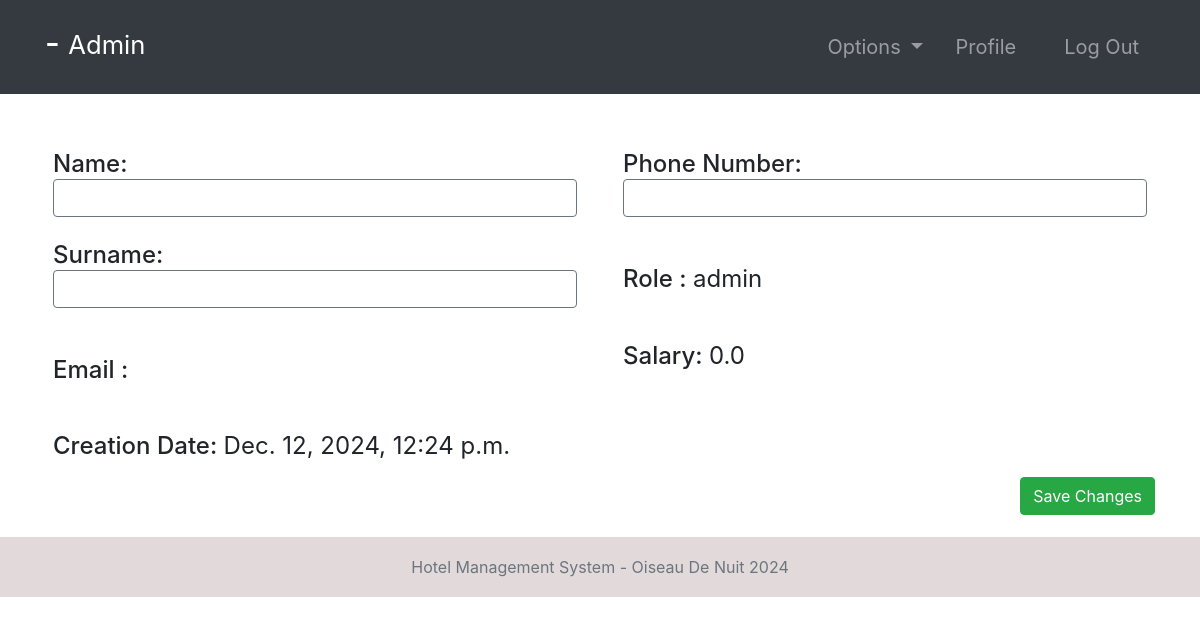
The app's page /employee-profile/1/ (signed in) with its own data.
### accounts/models.py (models this page shows, shortened)
class Employee(models.Model):
    user = models.OneToOneField(User, null=True, on_delete=models.CASCADE)
    phoneNumber = PhoneNumberField(unique=True)
    salary = models.FloatField()

### accounts/views.py (the view, shortened to what this page needs)
# urls.py: path('employee-profile/<str:pk>/', employee_details, name="employee-profile"),
@login_required(login_url='login')
def employee_details(request, pk):
    role = str(request.user.groups.all()[0])
    path = role + "/"
    tempUser = User.objects.get(id=pk)
    employee = Employee.objects.get(user=tempUser)
    tasks = Task.objects.filter(employee=employee)
    context = {
        "role": role,
        "employee": employee,
        "tasks": tasks
    }
    return render(request, path + "employee-profile.html", context)

### templates/admin/employee-profile.html
{% extends '../index.html' %}
{% block context %}
{% include '../common_pages/employee-profile.html' %}
{% endblock %}

### templates/incs/nav.html (shortened to what this page needs)
<nav class="navbar navbar-dark bg-dark navbar-expand-lg py-3 " role="navigation">
    <div class="container">
        <a href="" class="navbar-brand">
            <h2 class="text-capitalize">
                {{ request.user.first_name }} {{ request.user.last_name }} -
                <small>
                    {{ role }}
                </small>
            </h2>
        </a>
        <div class="collapse navbar-collapse" id="navbarTags">
            <ul class="navbar-nav ml-auto">
                <li class="nav-item dropdown p-2">
                    <a class="nav-link dropdown-toggle" href="#" id="navbarDropdown" role="button"
                        data-toggle="dropdown" aria-haspopup="true" aria-expanded="false">
                        Options
                    </a>
                </li>
                <li class="nav-item mr-3 p-2">
                    {% if role == 'staff' or role == 'receptionist' or role == 'admin' or role == 'manager' %}
                    <a href="{% url 'employee-profile' user.id %}" class="nav-link">Profile</a>
                    {% endif %}
                </li>
                <li class="nav-item p-2 ">
                    <a href="{% url 'logout' %}" class="nav-link">Log Out</a>
                </li>
            </ul>
        </div>
    </div>
</nav>

### templates/common_pages/employee-profile.html (shortened to what this page needs)
<div class="container">
    <form action="" method="POST">
        <div class="row mt-5 clearfix">
            <div class="col-6">
                <div class="p-2 h4">
                    <span>Name:</span>
                    {% if employee.user.id != request.user.id %}
                    <span class="font-weight-normal">{{employee.user.first_name}} </span>
                    {% else %}
                    <input type="text" class="form-control border border-secondary" id="id_first_name"
                        value="{{employee.user.first_name}}" name="first_name">
                    {% endif %}
                </div>
                <div class="p-2 h4">
                    <span>Surname:</span>
                    {% if employee.user.id != request.user.id %}
                    <span class="font-weight-normal"> {{employee.user.last_name}}</span>
                    {% else %}
                    <input type="text" class="form-control border border-secondary" id="id_last_name"
                        value="{{employee.user.last_name}}" name="last_name">
                    {% endif %}
                </div>
                <br>
                <div class="p-2 h4">
                    <span>Email :</span>
                </div>
                <br>
                <div class="p-2 h4">
                    <span>Creation Date:</span>
                    <span class="font-weight-normal">{{employee.user.date_joined}}</span>
                </div>
            </div>
            <div class="col-6">
                <div class="p-2 h4">
                    <span>Phone Number: </span>
                    {% if employee.user.id != request.user.id %}
                    <span class="font-weight-normal">{{employee.phoneNumber}}</span>
                    {% else %}
                    <input type="text" class="form-control border border-secondary" id="id_phoneNumber"
                        value="{{employee.phoneNumber}}" name="phoneNumber">
                    {% endif %}
                </div>
                <br>
                <div class="p-2 h4">
                    <span>Role :</span>
                    <span class="font-weight-normal">{{employee.user.groups.first}}</span>
                </div>
                <br>
                <div class="p-2 h4">
                    <span>Salary:</span>
                    <span class="font-weight-normal">{{employee.salary}}</span>
                </div>
            </div>
        </div>
        {% if employee.user.id == request.user.id %}
        <button type="submit" name="submit" class="btn btn-success float-right">Save Changes</button>
        {% endif %}
        <br>
    </form>
    <br>
</div>

### static/css/main.css (style rules this page uses)
* { margin: 0; padding: 0; -webkit-font-smoothing: antialiased; }
.clearfix { overflow: auto; }
body { position: relative; }
nav .nav-item { font-size: 20px; }

### records on screen
Employee: user.date_joined "Dec. 12, 2024, 12:24 p.m.", user.groups.first "admin", salary "0.0"

### other values on screen
{{ role }} "Admin"
